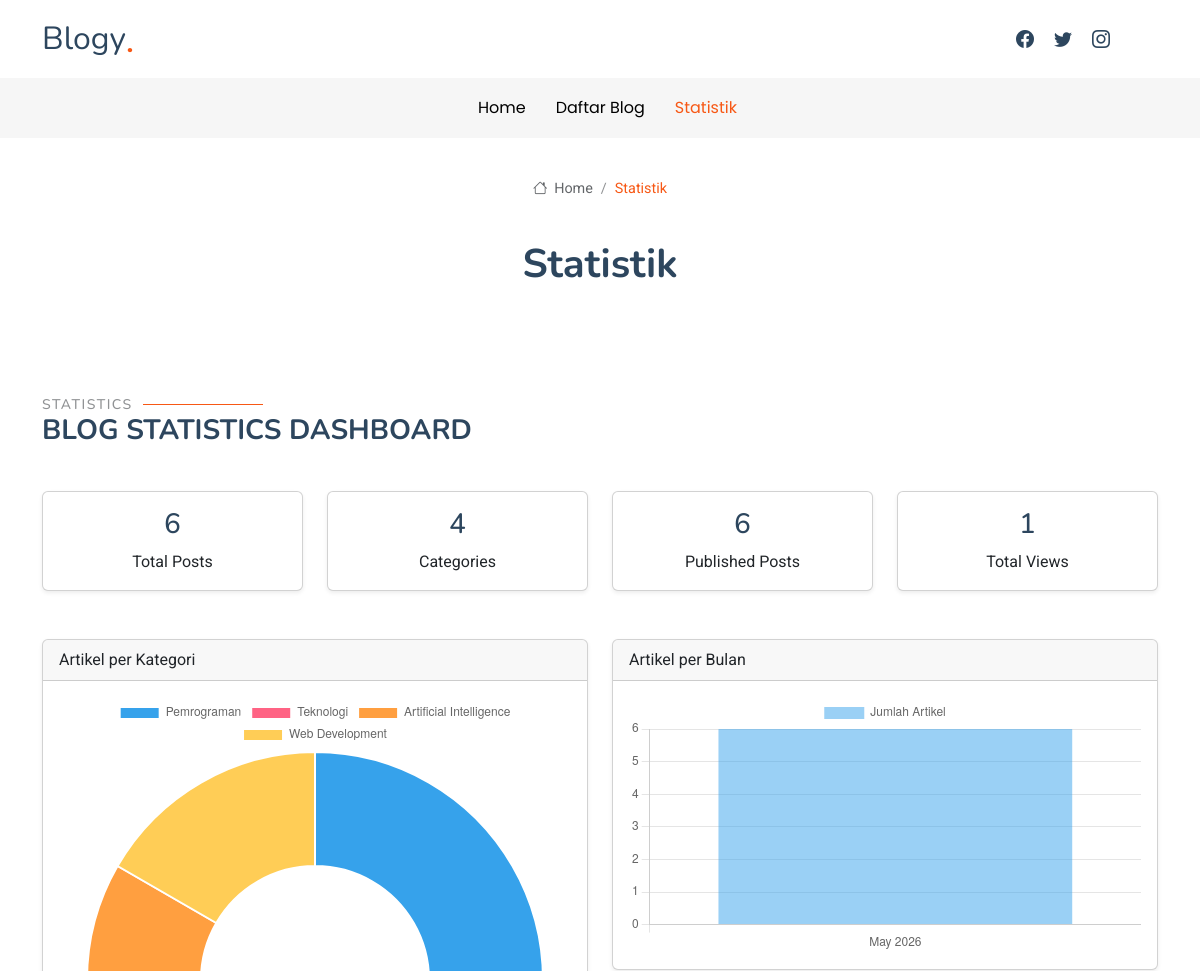
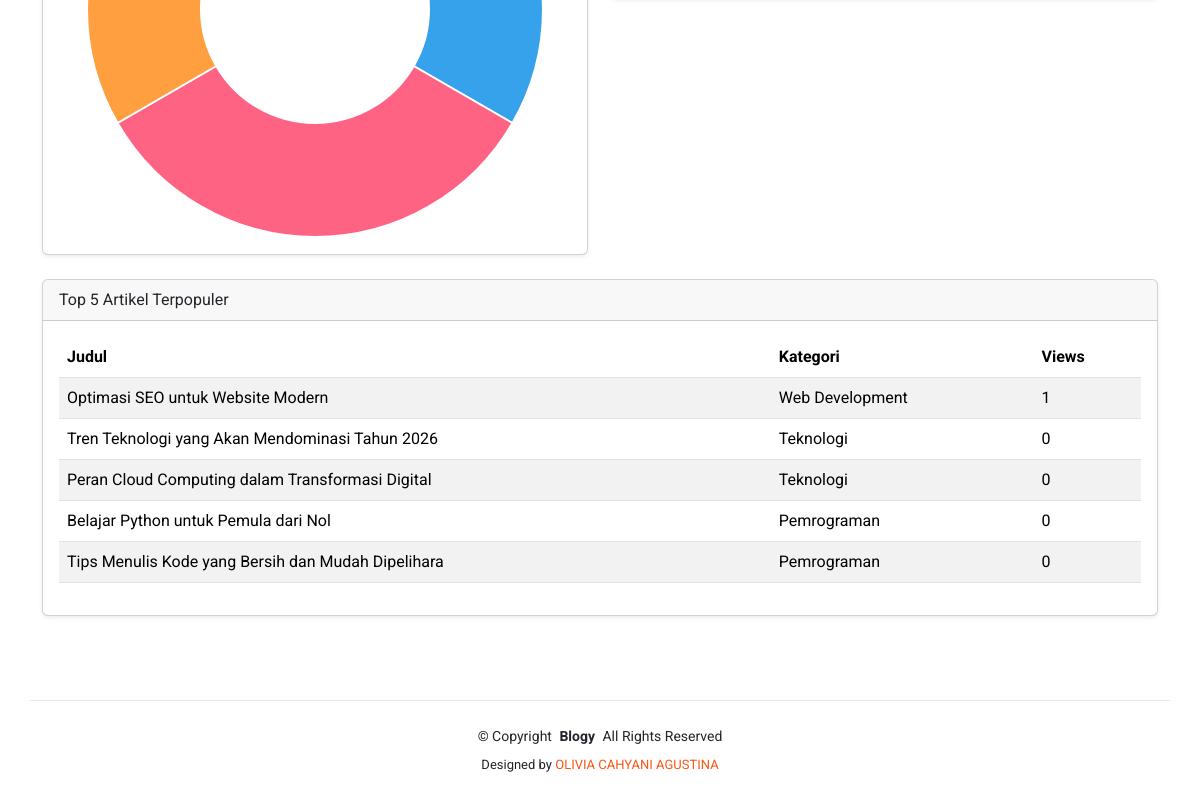
The app's page /statistik/, older data (2 pictures, top to bottom).
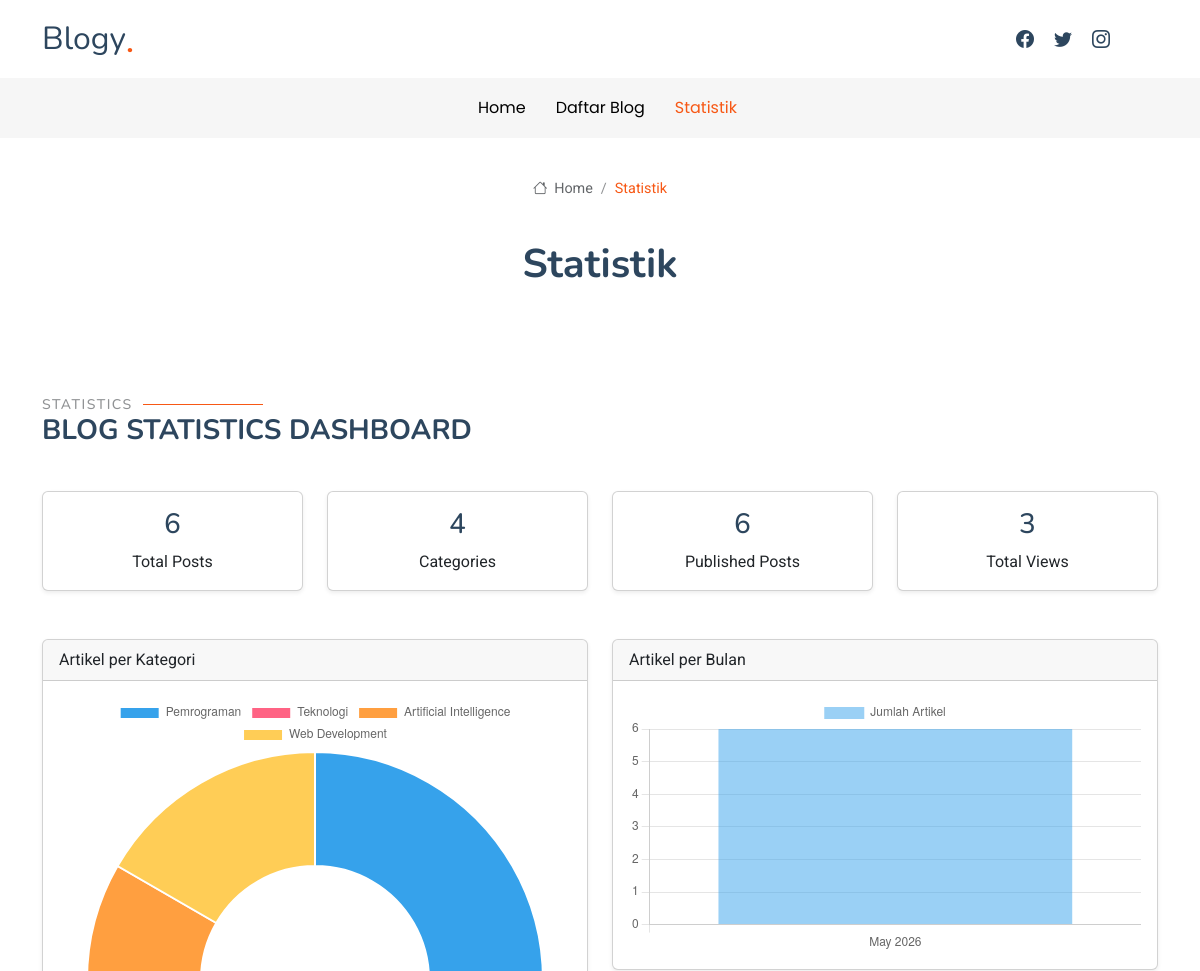
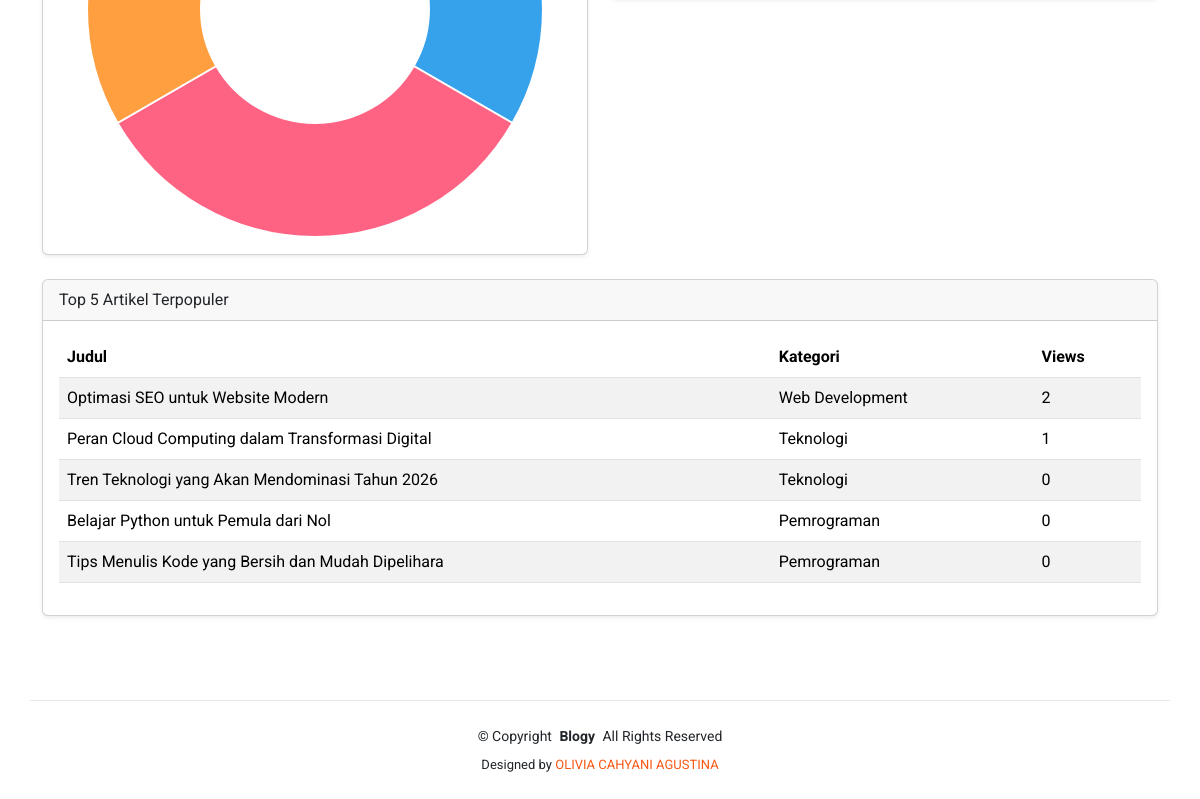
The same page, newer data (2 pictures, top to bottom).
### blog/models.py (models this page shows, shortened)
class Post(models.Model):
    STATUS_CHOICES = (
        ('draft', 'Draft'),
        ('published', 'Published'),
    )
    title = models.CharField(
        max_length=255
    )
    slug = models.SlugField(
        max_length=300,
        unique=True,
        blank=True
    )
    category = models.ForeignKey(
        Category,
        on_delete=models.CASCADE,
        related_name='posts'
    )
    thumbnail = models.ImageField(
        upload_to='posts/',
        blank=True,
        null=True
    )
    excerpt = models.TextField(
        blank=True,
        null=True,
        help_text="Short description of the article"
    )
    content = models.TextField()
    views = models.PositiveIntegerField(
        default=0
    )
    status = models.CharField(
        max_length=10,
        choices=STATUS_CHOICES,
        default='draft'
    )
    created_at = models.DateTimeField(
        auto_now_add=True
    )
    updated_at = models.DateTimeField(
        auto_now=True
    )
    published_at = models.DateTimeField(
        blank=True,
        null=True
    )
    class Meta:
        verbose_name = "Post"
        verbose_name_plural = "Posts"
        ordering = ['-created_at']

class Category(models.Model):
    name = models.CharField(
        max_length=100,
        unique=True,
        verbose_name="Category Name"
    )
    slug = models.SlugField(
        max_length=120,
        unique=True,
        blank=True
    )
    description = models.TextField(
        blank=True,
        null=True
    )
    created_at = models.DateTimeField(
        auto_now_add=True
    )
    updated_at = models.DateTimeField(
        auto_now=True
    )
    class Meta:
        verbose_name = "Category"
        verbose_name_plural = "Categories"
        ordering = ['name']

### blog/views.py (the view)
# urls.py: path('statistik/', v.statistik, name='statistik'),
def statistik(request):
    total_post = Post.objects.count()
    total_category = Category.objects.count()
    total_views = Post.objects.aggregate(
        total=Sum('views')
    )['total'] or 0
    total_published = Post.objects.filter(
        status='published'
    ).count()
    category_stats = (
        Category.objects
        .annotate(total=Count('posts'))
        .order_by('-total')
    )
    category_labels = [
        item.name for item in category_stats
    ]
    category_data = [
        item.total for item in category_stats
    ]
    monthly_stats = (
        Post.objects
        .filter(status='published')
        .annotate(month=TruncMonth('published_at'))
        .values('month')
        .annotate(total=Count('id'))
        .order_by('month')
    )
    monthly_labels = [
        item['month'].strftime('%b %Y')
        for item in monthly_stats
        if item['month']
    ]
    monthly_data = [
        item['total']
        for item in monthly_stats
    ]
    top_posts = (
        Post.objects
        .filter(status='published')
        .order_by('-views')[:5]
    )
    context = {
        'total_post': total_post,
        'total_category': total_category,
        'total_views': total_views,
        'total_published': total_published,
        'category_labels': category_labels,
        'category_data': category_data,
        'monthly_labels': monthly_labels,
        'monthly_data': monthly_data,
        'top_posts': top_posts,
    }
    return render(request, 'statistik.html', context)

### blog/templates/statistik.html (shortened to what the changed rows need)
<!DOCTYPE html>
<html lang="en">
  <head>
    {% load static %}
    <link href="{% static 'assets/vendor/bootstrap/css/bootstrap.min.css' %}" rel="stylesheet" />
    <link href="{% static 'assets/vendor/bootstrap-icons/bootstrap-icons.css' %}" rel="stylesheet" />
    <link href="{% static 'assets/vendor/aos/aos.css' %}" rel="stylesheet" />
    <link href="{% static 'assets/vendor/swiper/swiper-bundle.min.css' %}" rel="stylesheet" />
    <link href="{% static 'assets/vendor/glightbox/css/glightbox.min.css' %}" rel="stylesheet" />
    <link href="{% static 'assets/css/main.css' %}" rel="stylesheet" />
  </head>
  <body class="starter-page-page">
    <header id="header" class="header position-relative">
      <div class="container-fluid container-xl position-relative">
        <div class="top-row d-flex align-items-center justify-content-between">
          <a href="index.html" class="logo d-flex align-items-end">
            <h1 class="sitename">Blogy</h1><span>.</span>
          </a>
        </div>
      </div>
    </header>
    <main class="main">
      <div class="page-title">
        <div class="title-wrapper">
          <h1>Statistik</h1>
        </div>
      </div>
      <section id="statistics" class="section">
        <div class="container section-title" data-aos="fade-up">
          <h2>Statistics</h2>
        </div>
        <div class="container">
          <div class="row g-4 mb-5">
            <div class="col-lg-3 col-md-6">
              <div class="card text-center shadow-sm">
                <div class="card-body">
                  <h3>{{ total_views }}</h3>
                  <p class="mb-0">Total Views</p>
                </div>
              </div>
            </div>
          </div>
          <div class="card shadow-sm mt-4">
            <div class="card-body">
              <table class="table table-striped">
                <thead>
                  <tr>
                    <th>Judul</th>
                    <th>Kategori</th>
                    <th>Views</th>
                  </tr>
                </thead>
                <tbody>
                  {% for post in top_posts %}
                    <tr>
                      <td>{{ post.title }}</td>
                      <td>{{ post.category.name }}</td>
                      <td>{{ post.views }}</td>
                    </tr>
                  {% endfor %}
                </tbody>
              </table>
            </div>
          </div>
        </div>
      </section>
    </main>
<script>
new Chart(
    document.getElementById('categoryChart'),
    {
        type: 'doughnut',
        data: {
            labels: {{ category_labels|safe }},
            datasets: [{
                data: {{ category_data|safe }}
            }]
        }
    }
);
new Chart(
    document.getElementById('monthlyChart'),
    {
        type: 'bar',
        data: {
            labels: {{ monthly_labels|safe }},
            datasets: [{
                label: 'Jumlah Artikel',
                data: {{ monthly_data|safe }}
            }]
        },
        options: {
            responsive: true,
            scales: {
                y: {
                    beginAtZero: true
                }
            }
        }
    }
);
</script>
  </body>
</html>

Row changes from the older to the newer data that the page shows:
changed Post "Optimasi SEO untuk Website Modern": views "1" → "2"
changed Post "Peran Cloud Computing dalam Transformasi Digital": views "0" → "1"; moves up the list
Text that changed along with them:
{{ total_views }}: "1" → "3"
